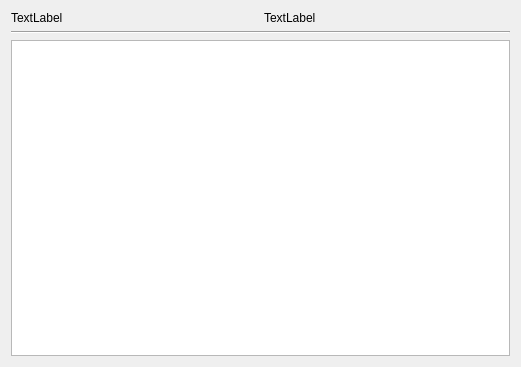
<?xml version="1.0" encoding="UTF-8"?>
<ui version="4.0">
 <class>CAboutDialog</class>
 <widget class="QDialog" name="CAboutDialog">
  <property name="geometry">
   <rect>
    <x>0</x>
    <y>0</y>
    <width>521</width>
    <height>367</height>
   </rect>
  </property>
  <property name="windowTitle">
   <string>Dialog</string>
  </property>
  <property name="modal">
   <bool>true</bool>
  </property>
  <layout class="QVBoxLayout" name="verticalLayout">
   <item>
    <layout class="QHBoxLayout" name="horizontalLayout">
     <item>
      <widget class="QLabel" name="iconLabel">
       <property name="text">
        <string>TextLabel</string>
       </property>
      </widget>
     </item>
     <item>
      <widget class="QLabel" name="titleLabel">
       <property name="text">
        <string>TextLabel</string>
       </property>
      </widget>
     </item>
    </layout>
   </item>
   <item>
    <widget class="Line" name="line">
     <property name="orientation">
      <enum>Qt::Horizontal</enum>
     </property>
    </widget>
   </item>
   <item>
    <widget class="QTextBrowser" name="aboutContentTBrowser"/>
   </item>
  </layout>
 </widget>
 <resources/>
 <connections/>
</ui>
